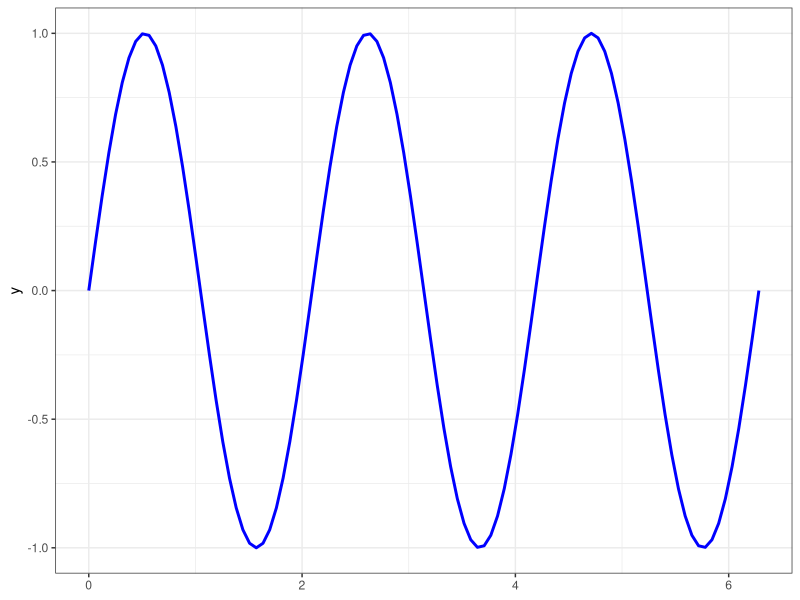
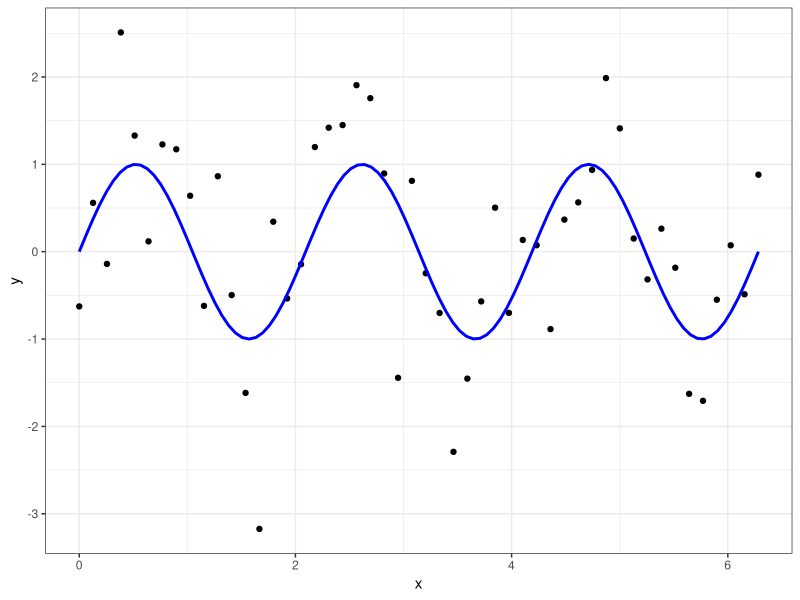
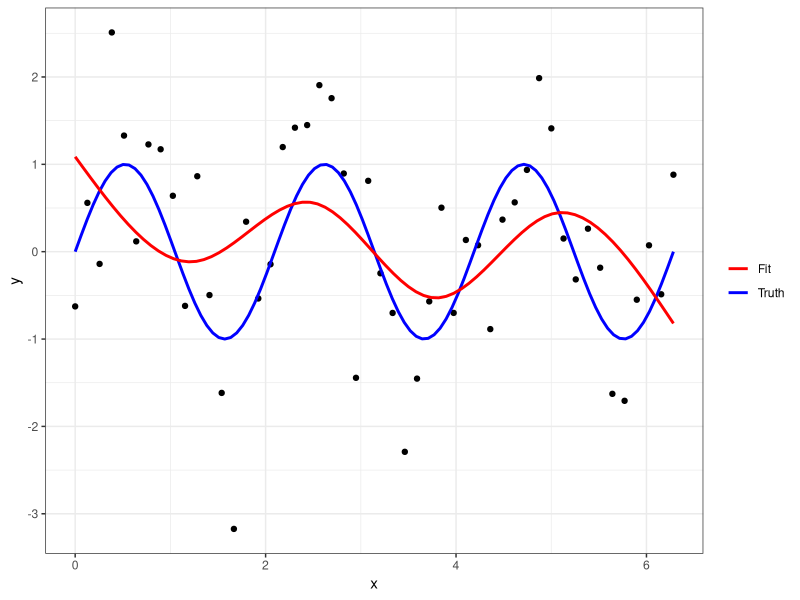
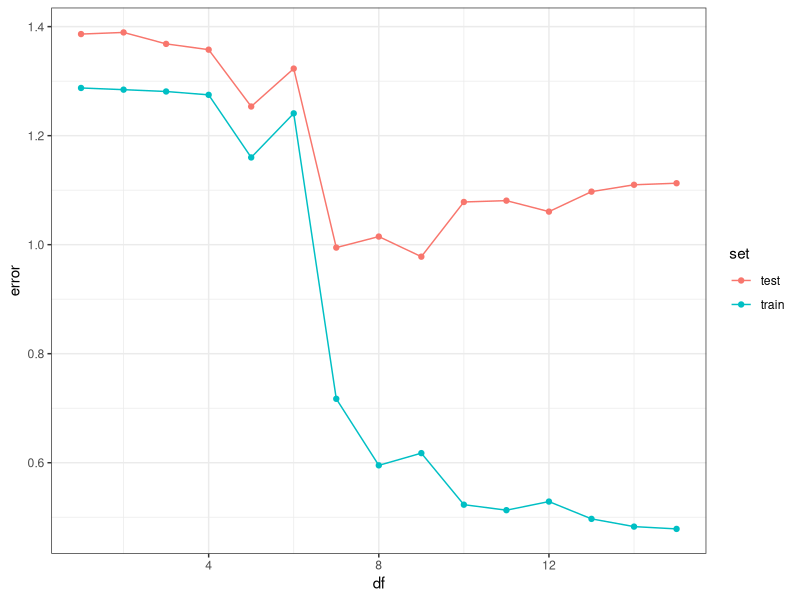
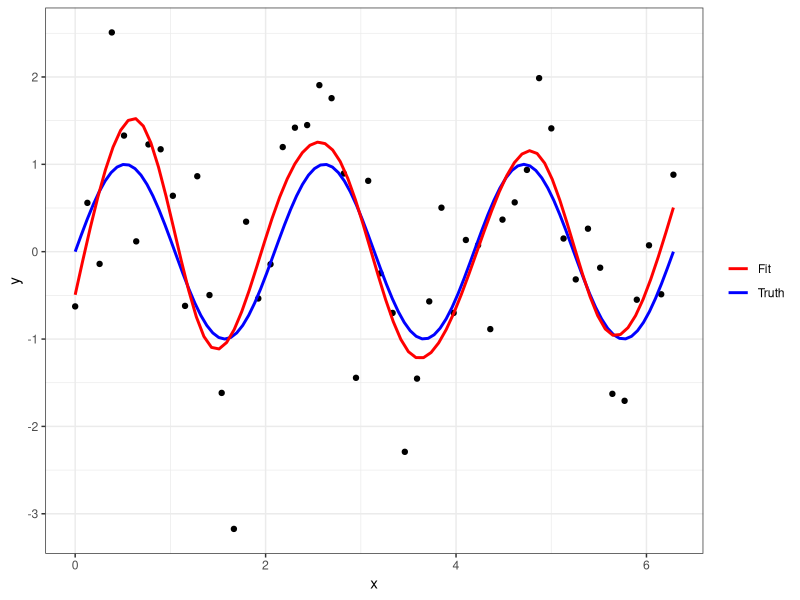
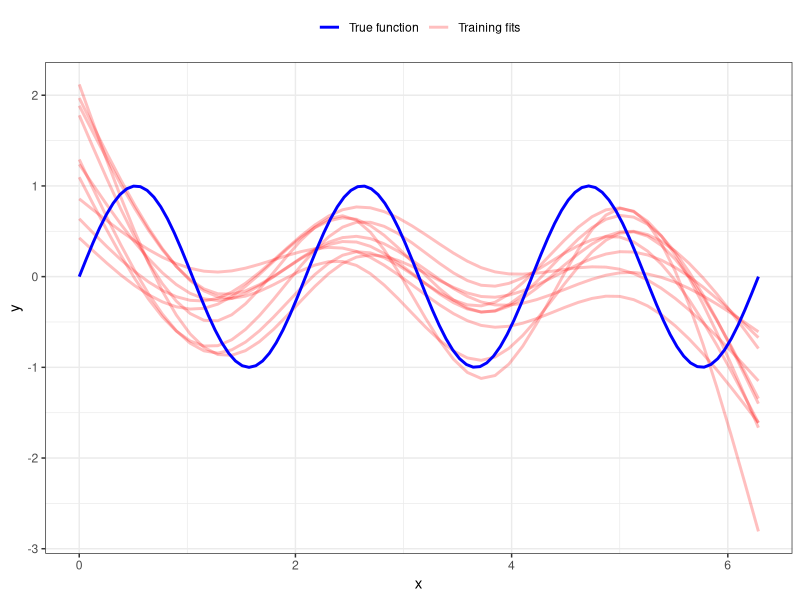
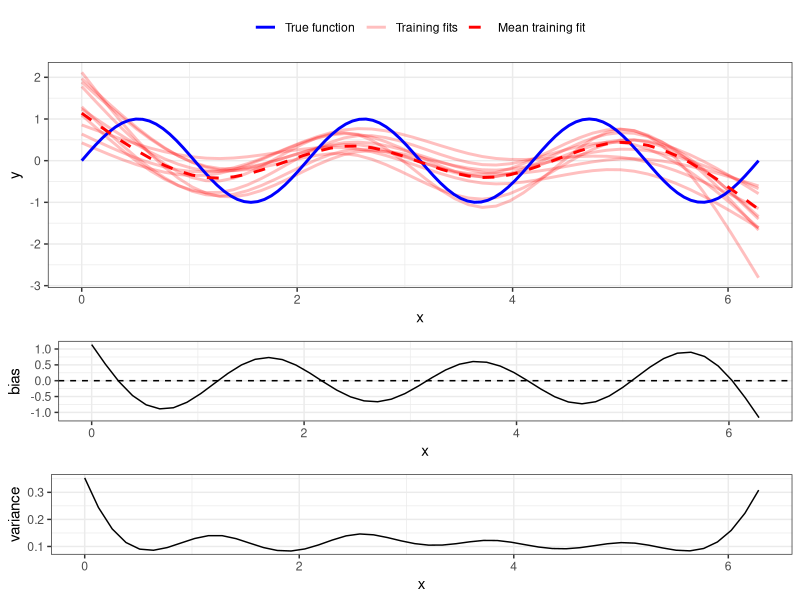
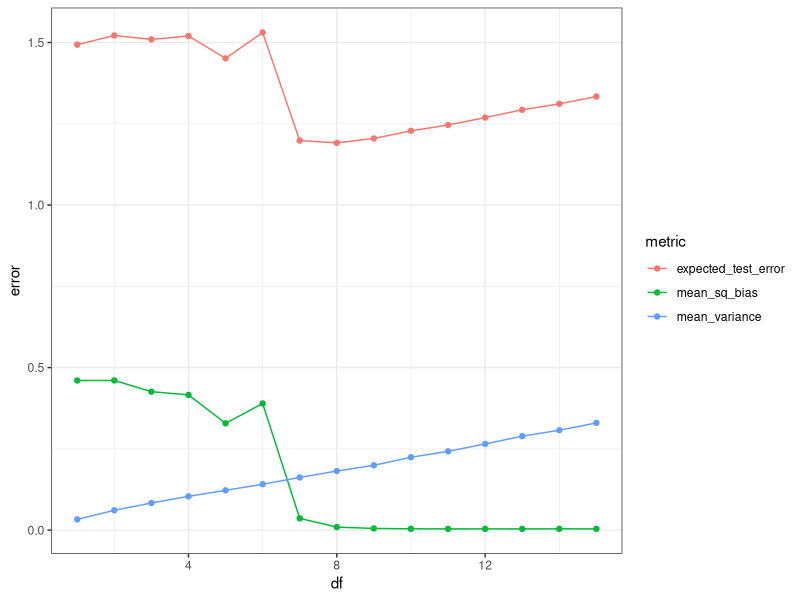

Write the R code that produced these figures, in order.
## ---- chunk 1
library(tidyverse)
library(modelr)    # might need to install first
library(cowplot)
## ---- chunk 2
f = function(x)(sin(3*x))
ggplot() + 
  stat_function(fun = f, colour = "blue", size = 1) + 
  xlim(0,2*pi) + theme_bw()
## ---- chunk 3
set.seed(1)
n = 50
sigma = 1
train_data = tibble(x = seq(0, 2*pi, length.out = n),
                       y = f(x) + rnorm(n, sd = sigma))
train_data
train_data %>% 
  ggplot(aes(x = x, y = y)) + 
  geom_point() + 
  stat_function(fun = f, colour = "blue", size = 1) + 
  theme_bw() 
## ---- chunk 4
spline_fit = lm(y ~ splines::ns(x, df = 5), data = train_data)
train_data %>% 
  ggplot(aes(x = x, y = y)) + 
  geom_point() + 
  stat_function(fun = f, aes(colour = "Truth"), size = 1) + 
  geom_smooth(method = "lm", 
              formula = "y ~ splines::ns(x, df = 5)",
              aes(colour = "Fit"), se = FALSE) + 
  scale_colour_manual(values = c("red", "blue")) +
  theme_bw() + theme(legend.title = element_blank())
## ---- chunk 5
### training error
y_hat_train = predict(spline_fit, newdata = train_data)
head(y_hat_train)

train_data %>% 
    mutate(y_hat_train = y_hat_train) %>% 
    summarise(training_error = mean((y_hat_train-y)^2))
## ---- chunk 6
### test error

# create a large test set
N = 50000
test_data = tibble(x = seq(0, 2*pi, length.out = N),
                   y = f(x) + rnorm(n, sd = sigma))

# compute test error
y_hat_test = predict(spline_fit, newdata = test_data)
test_data %>% 
    mutate(y_hat_test = y_hat_test) %>% 
    summarise(test_error = mean((y_hat_test-y)^2))
## ---- chunk 7
max_df = 15
error_test = numeric(max_df)
error_train = numeric(max_df)
for(df in 1:max_df){
  formula = sprintf("y ~ splines::ns(x, df = %d)", df)
  spline_fit = lm(formula = formula, data = train_data)
  y_hat_train = predict(spline_fit, newdata = train_data)
  y_hat_test = predict(spline_fit, newdata = test_data)
  error_train[df] = train_data %>% 
    cbind(y_hat_train) %>% 
    summarise(mean((y_hat_train-y)^2)) %>% 
    pull()
  error_test[df] = test_data %>% 
    cbind(y_hat_test) %>% 
    summarise(mean((y_hat_test-y)^2)) %>% 
    pull()
}

tibble(df = 1:max_df, error_train, error_test) %>% 
  pivot_longer(cols = -df, names_to = "set", 
               names_prefix = "error_",values_to = "error") %>%
  ggplot(aes(x = df, y = error, color = set)) + 
  geom_point() + geom_line() + theme_bw()
## ---- chunk 8
train_data %>% 
  ggplot(aes(x = x, y = y)) + 
  geom_point() + 
  stat_function(fun = f, aes(colour = "Truth"), size = 1) + 
  geom_smooth(method = "lm", 
              formula = "y ~ splines::ns(x, df = 9)",
              aes(colour = "Fit"), se = FALSE) + 
  scale_colour_manual(values = c("red", "blue")) +
  theme_bw() + theme(legend.title = element_blank())
## ---- chunk 9
resamples = 100
train_data_resamples = tibble(x = rep(seq(0, 2*pi, length.out = n), resamples),
                       y = f(x) + rnorm(n*resamples, sd = sigma),
                       resample = rep(1:resamples, each = n))
## ---- chunk 10
# function that fits a degree 5 natural spline
spline_model_5_df = function(data) {
  lm(y ~ splines::ns(x, df = 5), data = data)
}

# fit the natural spline to each resampled dataset
training_results = train_data_resamples %>% 
  group_by(resample) %>%                                   # group by resample
  nest() %>%                                               
  mutate(model = map(data, spline_model_5_df)) %>%         # fit each model
  mutate(fitted = map2(data, model, add_predictions)) %>%  # add predictions
  select(resample, fitted) %>%
  unnest(fitted) %>%
  ungroup()

training_results
## ---- chunk 11
p = training_results %>% 
  filter(resample <= 10) %>%
  ggplot(aes(x = x, y = pred)) + 
  geom_line(aes(colour = "Training fits", 
                alpha = "Training fits", 
                linetype = "Training fits", 
                group = resample), 
            size = 1) + 
  stat_function(fun = f, 
                aes(colour = "True function", 
                    alpha = "True function", 
                    linetype = "True function"), 
                size = 1) + 
  scale_colour_manual(name = "legend", values = c("blue", "red", "red"), 
                      breaks = c("True function", 
                                 "Training fits", 
                                 "Mean training fit")) +   
  scale_linetype_manual(name = "legend", values = c("solid", "solid", "dashed"), 
                      breaks = c("True function", 
                                 "Training fits", 
                                 "Mean training fit")) +
  scale_alpha_manual(name = "legend", values = c(1,0.25,1), 
                      breaks = c("True function", 
                                 "Training fits", 
                                 "Mean training fit")) +
  xlab("x") + ylab("y") +
  theme_bw() + theme(legend.title = element_blank(), legend.position = "top")
plot(p)
## ---- chunk 12
training_results_summary = training_results %>% 
  mutate(true_fit = f(x)) %>%
  group_by(x) %>% 
  summarise(mean_pred = mean(pred), 
            bias = mean(pred - true_fit),
            variance = var(pred))
training_results_summary
## ---- chunk 13
p = p + geom_line(aes(x = x, y = mean_pred,
                      colour = "Mean training fit", 
                      alpha = "Mean training fit", 
                      linetype = "Mean training fit"), 
                  size = 1,
                  data = training_results_summary)

p_bias = training_results_summary %>%
  ggplot(aes(x = x, y = bias)) +
  geom_line() + geom_hline(yintercept = 0, linetype = "dashed") + 
  theme_bw()

p_variance = training_results_summary %>%
  ggplot(aes(x = x, y = variance)) +
  geom_line() + theme_bw()

plot_grid(p, p_bias, p_variance, rel_heights = c(2.5,1,1), nrow = 3)
## ---- chunk 14
bias_variance = training_results_summary %>%
  summarize(sq_bias = mean(bias^2), 
            variance = mean(variance),
            irreducible_error = sigma^2)
bias_variance
## ---- chunk 15
training_results %>% 
  mutate(y_test = f(x) + rnorm(n*resamples, sd = sigma)) %>%
  group_by(resample) %>%
  summarise(test_error = mean((pred - y_test)^2)) %>%
  summarise(expected_test_error = mean(test_error))
## ---- chunk 16
bias_variance_tradeoff = function(f, sigma, n, resamples){
  # set seed for reproducibility
  set.seed(1)
  
  # generate training data
  train_data_resamples = tibble(x = rep(seq(0, 2*pi, length.out = n), resamples),
                       y = f(x) + rnorm(n*resamples, sd = sigma),
                       resample = rep(1:resamples, each = n))
  
  # function that fits a degree `df` natural spline to `data`
  spline_model = function(data, df) {
    lm(y ~ splines::ns(x, df = df), data = data)
  }

  # fit natural spline of each df to each resampled dataset
  training_results = train_data_resamples %>% 
    crossing(df = 1:15) %>%
    group_by(resample, df) %>%
    nest() %>%
    mutate(model = map2(data, df, spline_model)) %>%
    mutate(fitted = map2(data, model, add_predictions)) %>%
    select(resample, df, fitted) %>%
    unnest(fitted) %>%
    ungroup()
    
  # compute bias, variance, and ETE
  training_results_summary = training_results %>%
    mutate(true_fit = f(x)) %>%
    group_by(df, x) %>% 
    summarise(bias = mean(pred - true_fit),
              variance = var(pred)) %>%
    summarise(mean_sq_bias = mean(bias^2),
              mean_variance = mean(variance)) %>%
    mutate(expected_test_error = mean_sq_bias + mean_variance + sigma^2)
    
  # plot the bias, variance, and ETE
  p = training_results_summary %>% 
    pivot_longer(-df, names_to = "metric", values_to = "error") %>%
    ggplot(aes(x = df, y = error, colour = metric)) + 
    geom_line() + geom_point() + theme_bw()
  plot(p)
}
## ---- chunk 17
f = function(x)(sin(3*x))
sigma = 1
n = 50
resamples = 100
bias_variance_tradeoff(f, sigma, n, resamples)
## ---- chunk 18
# try increasing noise level
## ---- chunk 19
# try decreasing noise level
## ---- chunk 20
# try decreasing sample size
## ---- chunk 21
# try increasing sample size
## ---- chunk 22
# try decreasing complexity of f
## ---- chunk 23
# try increasing complexity of f
